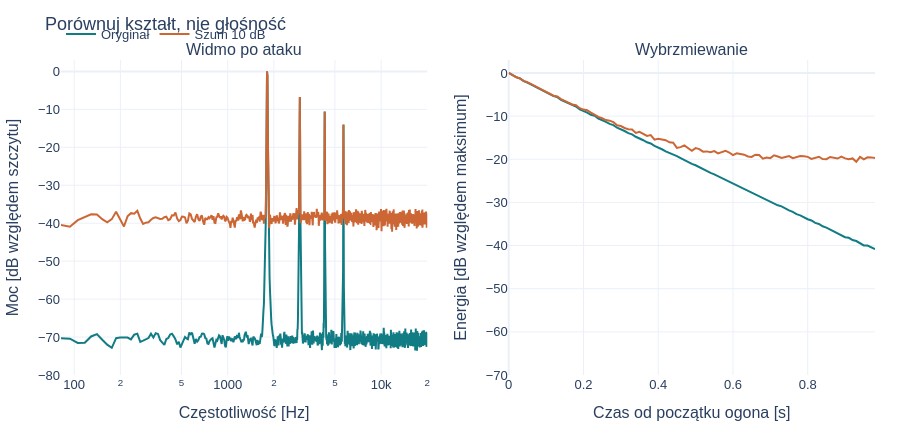

The notebook cell this image was saved under:
### Markdown cell above
## Kontrolowane zmiany
Bez pliku tła dodajemy syntetyczny biały szum. To test techniczny; prawdziwa fabryka ma inne widmo i zmienność. SNR = stosunek energii sygnału do tła w tym oknie, nie pomiar poziomu hałasu hali.

### Code cell
from pinglab.robustness import sensitivity_table
from pinglab.plots import compare_hits
stats,variants=sensitivity_table(clip['y'],audio.sr,noise,clip['onset_offset_s'],FMAX)
display(stats[['variant','peak_hz','centroid_hz','decay10_s','flatness','clipping_fraction']].round(3))
display(compare_hits([variants['original'],variants['noise 10 dB']],audio.sr,
                     ['Oryginał','Szum 10 dB'],[clip['onset_offset_s']]*2,FMAX))
for name in ['original','gain -12 dB','noise 10 dB']:
    print(name)
    # Normalize only for convenient playback; metrics above use raw perturbations.
    display(listen(variants[name],audio.sr,normalize=True))

### Figure 1 — Plotly figure (JSON) as saved in the notebook; plotly's stock layout.template omitted (floating-point values rounded to 4 significant figures; data arrays with more than 128 entries replaced by an {"elided": "..."} marker saying what was removed)
{"data": [{"line": {"color": "#117c83"}, "name": "Oryginał", "type": "scatter", "x": {"elided": "1700 float values"}, "xaxis": "x", "y": {"elided": "1700 float values"}, "yaxis": "y"}, {"line": {"color": "#117c83"}, "name": "Oryginał", "showlegend": false, "type": "scatter", "x": [0.0, 0.01, 0.02, 0.03, 0.04, 0.05, 0.06, 0.07, 0.08, 0.09, 0.1, 0.11, 0.12, 0.13, 0.14, 0.15, 0.16, 0.17, 0.18, 0.19, 0.2, 0.21, 0.22, 0.23, 0.24, 0.25, 0.26, 0.27, 0.28, 0.29, 0.3, 0.31, 0.32, 0.33, 0.34, 0.35, 0.36, 0.37, 0.38, 0.39, 0.4, 0.41, 0.42, 0.43, 0.44, 0.45, 0.46, 0.47, 0.48, 0.49, 0.5, 0.51, 0.52, 0.53, 0.54, 0.55, 0.56, 0.57, 0.58, 0.59, 0.6, 0.61, 0.62, 0.63, 0.64, 0.65, 0.66, 0.67, 0.68, 0.69, 0.7, 0.71, 0.72, 0.73, 0.74, 0.75, 0.76, 0.77, 0.78, 0.79, 0.8, 0.81, 0.82, 0.83, 0.84, 0.85, 0.86, 0.87, 0.88, 0.89, 0.9, 0.91, 0.92, 0.93, 0.94, 0.95, 0.96, 0.97, 0.98], "xaxis": "x2", "y": [0.0, -0.4857, -0.9741, -1.256, -1.895, -2.228, -2.672, -3.179, -3.458, -4.09, -4.423, -4.87, -5.372, -5.611, -6.268, -6.621, -7.026, -7.526, -7.786, -8.431, -8.75, -9.192, -9.687, -9.932, -10.56, -10.89, -11.34, -11.82, -12.08, -12.7, -13.02, -13.46, -13.94, -14.24, -14.79, -15.11, -15.59, -16.07, -16.35, -16.9, -17.22, -17.69, -18.16, -18.48, -18.99, -19.29, -19.76, -20.25, -20.61, -21.09, -21.4, -21.88, -22.32, -22.7, -23.18, -23.5, -23.92, -24.44, -24.79, -25.22, -25.62, -26.0, -26.52, -26.82, -27.34, -27.67, -28.09, -28.54, -28.9, -29.41, -29.84, -30.1, -30.67, -30.92, -31.44, -31.83, -32.19, -32.73, -33.01, -33.54, -33.9, -34.19, -34.75, -35.0, -35.54, -35.84, -36.27, -36.67, -37.06, -37.54, -38.07, -38.21, -38.72, -38.95, -39.37, -39.97, -40.01, -40.48, -40.84], "yaxis": "y2"}, {"line": {"color": "#cc6735"}, "name": "Szum 10 dB", "type": "scatter", "x": {"elided": "1700 float values"}, "xaxis": "x", "y": {"elided": "1700 float values"}, "yaxis": "y"}, {"line": {"color": "#cc6735"}, "name": "Szum 10 dB", "showlegend": false, "type": "scatter", "x": [0.0, 0.01, 0.02, 0.03, 0.04, 0.05, 0.06, 0.07, 0.08, 0.09, 0.1, 0.11, 0.12, 0.13, 0.14, 0.15, 0.16, 0.17, 0.18, 0.19, 0.2, 0.21, 0.22, 0.23, 0.24, 0.25, 0.26, 0.27, 0.28, 0.29, 0.3, 0.31, 0.32, 0.33, 0.34, 0.35, 0.36, 0.37, 0.38, 0.39, 0.4, 0.41, 0.42, 0.43, 0.44, 0.45, 0.46, 0.47, 0.48, 0.49, 0.5, 0.51, 0.52, 0.53, 0.54, 0.55, 0.56, 0.57, 0.58, 0.59, 0.6, 0.61, 0.62, 0.63, 0.64, 0.65, 0.66, 0.67, 0.68, 0.69, 0.7, 0.71, 0.72, 0.73, 0.74, 0.75, 0.76, 0.77, 0.78, 0.79, 0.8, 0.81, 0.82, 0.83, 0.84, 0.85, 0.86, 0.87, 0.88, 0.89, 0.9, 0.91, 0.92, 0.93, 0.94, 0.95, 0.96, 0.97, 0.98], "xaxis": "x2", "y": [0.0, -0.527, -0.9947, -1.29, -1.824, -2.152, -2.598, -3.138, -3.518, -3.989, -4.443, -4.922, -5.286, -5.463, -6.072, -6.468, -6.852, -7.315, -7.496, -8.163, -8.491, -8.659, -9.201, -9.717, -10.2, -10.5, -10.92, -11.06, -11.4, -12.13, -12.3, -12.76, -13.04, -13.1, -13.91, -13.64, -14.21, -14.59, -14.39, -15.46, -15.25, -15.47, -15.58, -16.07, -16.15, -17.38, -17.19, -16.8, -17.5, -18.03, -17.42, -17.65, -18.24, -18.18, -18.36, -18.12, -18.64, -18.42, -18.02, -18.44, -19.04, -18.62, -18.8, -18.95, -19.37, -19.47, -18.94, -19.02, -19.88, -19.59, -19.74, -19.08, -19.37, -19.7, -19.46, -19.27, -19.75, -19.56, -19.24, -19.32, -19.44, -19.91, -19.74, -19.42, -19.95, -19.98, -19.47, -19.73, -19.84, -19.39, -19.8, -20.02, -19.82, -20.6, -19.45, -20.04, -19.54, -19.57, -19.71], "yaxis": "y2"}], "layout": {"annotations": [{"font": {"size": 16}, "showarrow": false, "text": "Widmo po ataku", "x": 0.225, "xanchor": "center", "xref": "paper", "y": 1.0, "yanchor": "bottom", "yref": "paper"}, {"font": {"size": 16}, "showarrow": false, "text": "Wybrzmiewanie", "x": 0.775, "xanchor": "center", "xref": "paper", "y": 1.0, "yanchor": "bottom", "yref": "paper"}], "colorway": ["#117c83", "#cc6735", "#6555a4", "#667788"], "font": {"family": "Arial, sans-serif", "size": 13}, "height": 430, "legend": {"orientation": "h", "x": 0, "y": 1.13}, "margin": {"b": 50, "l": 60, "r": 25, "t": 60}, "title": {"text": "Porównuj kształt, nie głośność"}, "xaxis": {"anchor": "y", "domain": [0.0, 0.45], "title": {"text": "Częstotliwość [Hz]"}, "type": "log"}, "xaxis2": {"anchor": "y2", "domain": [0.55, 1.0], "title": {"text": "Czas od początku ogona [s]"}}, "yaxis": {"anchor": "x", "domain": [0.0, 1.0], "range": [-80, 3], "title": {"text": "Moc [dB względem szczytu]"}}, "yaxis2": {"anchor": "x2", "domain": [0.0, 1.0], "range": [-70, 3], "title": {"text": "Energia [dB względem maksimum]"}}}}
